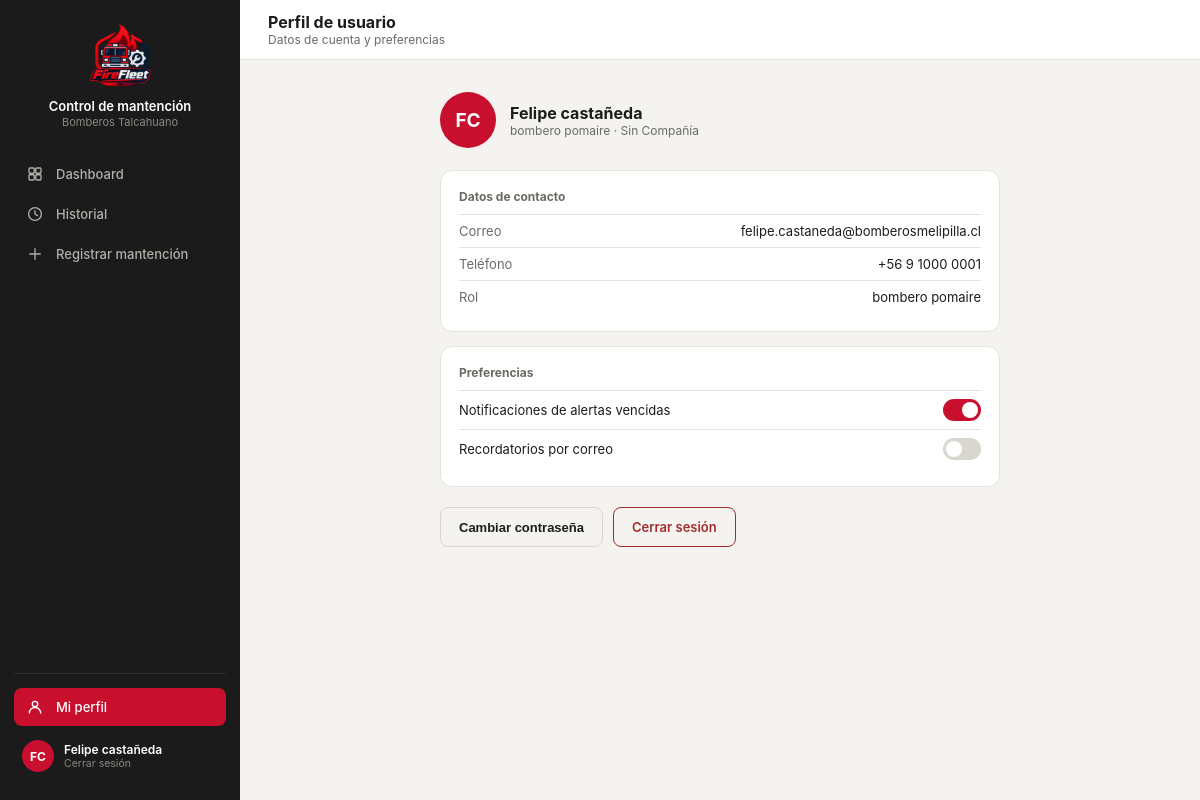
/perfil/ (signed in), run on an earlier commit of the app's database.
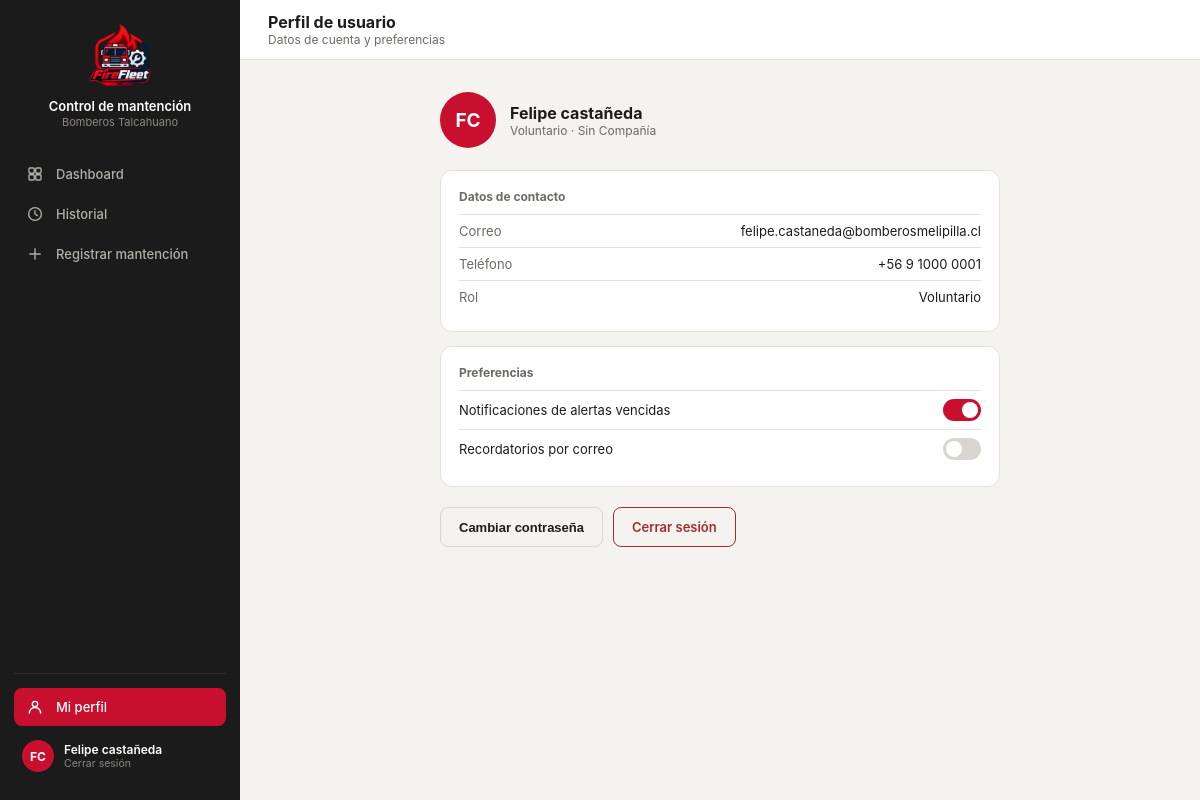
And on a later commit of the database.
### core/models.py (models this page shows, shortened)
class Usuario(models.Model):
    id_user = models.AutoField(primary_key=True)
    user = models.OneToOneField(User, on_delete=models.CASCADE, related_name="perfil", null=True, blank=True)
    nombre = models.CharField(max_length=120)
    rol = models.CharField(max_length=50)
    id_compania = models.ForeignKey(
        Compania, on_delete=models.SET_NULL, null=True, blank=True,
        db_column="id_compania", related_name="usuarios",
    )
    telefono = models.CharField(max_length=30, blank=True, default='')
    class Meta:
        db_table = "usuario"

### core/views.py (the view)
# urls.py: path('perfil/', views.perfil, name='perfil'),
@login_required(login_url='index')
def perfil(request):
    perfil_usuario = request.user.perfil
    is_admin = request.user.is_superuser or (perfil_usuario.rol or '').lower() == 'administrador'
    current_user_data = {
        'name': perfil_usuario.nombre,
        'rol': perfil_usuario.rol,
        'comp': str(perfil_usuario.id_compania) if perfil_usuario.id_compania else 'Sin Compañía',
        'initials': ''.join([palabra[0].upper() for palabra in perfil_usuario.nombre.split()[:2]]),
        'email': request.user.email,
        'telefono': perfil_usuario.telefono,
        'isAdmin': is_admin,
    }
    return render(request, 'core/perfil.html', {'current_user': current_user_data})

### core/templates/core/perfil.html (shortened to what the changed rows need)
{% load static %}
<!DOCTYPE html>
<html lang="es">
<head>
<link rel="stylesheet" href="https://cdnjs.cloudflare.com/ajax/libs/tabler-icons/2.44.0/iconfont/tabler-icons.min.css">
<link rel="stylesheet" href="{% static 'styles.css' %}">
</head>
<body>
<div class="layout">
  <div class="sidebar">
    <div class="sidebar-footer">
    <a class="sidebar-user" href="{% url 'logout' %}" style="margin-top:6px; text-decoration:none;">
        <div><p class="name">{{ current_user.name }}</p><p class="role">Cerrar sesión</p></div>
      </a>
    </div>
  </div>
  <div class="main">
    <div class="topbar">
      <div style="display:flex; align-items:center; gap:12px;">
        <div><h2>Perfil de usuario</h2><p class="crumb">Datos de cuenta y preferencias</p></div>
      </div>
    </div>
    <div class="content">
      <div style="max-width:560px; margin:0 auto;">
        <div style="display:flex; align-items:center; gap:14px; margin-bottom:22px;">
          <div><p style="font-size:16px; font-weight:700; margin:0;"> {{ current_user.name }}</p><p style="font-size:12px; color:var(--text2); margin:0;">{{ current_user.rol }} · {{ current_user.comp }}</p></div>
        </div>
        <div class="card" style="margin-bottom:14px;">
          <div style="display:flex; justify-content:space-between; padding:8px 0; border-top:1px solid var(--border); font-size:13px;"><span style="color:var(--text2);">Teléfono</span><span>{{ current_user.telefono|default:"Sin registrar" }}</span></div>
          <div style="display:flex; justify-content:space-between; padding:8px 0; border-top:1px solid var(--border); font-size:13px;"><span style="color:var(--text2);">Rol</span><span>{{ current_user.rol }}</span></div>
        </div>
      </div>
    </div>
  </div>
</div>
</body>
</html>

What changed in the data, as far as the page shows it:
changed Usuario "Felipe castañeda": rol "bombero pomaire" → "Voluntario"
